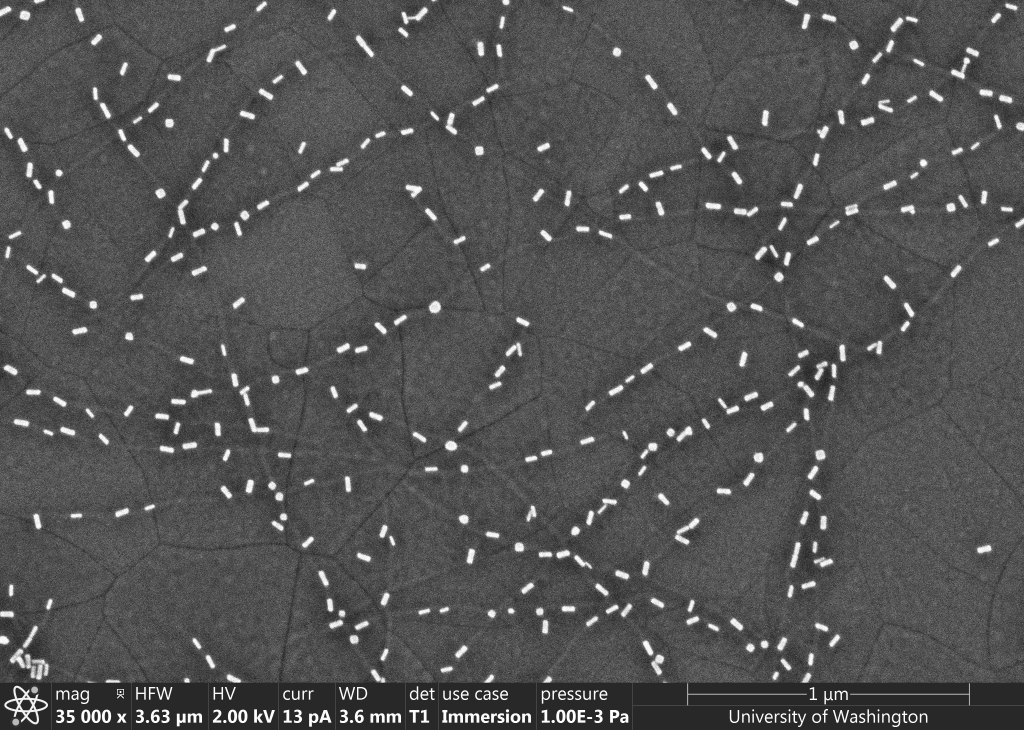
#> input picture trail/sem_1.jpg, 3072 x 2188 px (shown at 1/3 size)
$ jupyter execute --allow-errors Shape-detection.ipynb
#> lines starting #> are read from the running program, lines starting #| are printed output that depends on the picture; after the words box and inside, x2 and y2 are one past the last pixel; in counts of white or black regions, pixels touching at a corner belong together
[cell 1]
import numpy as np
import cv2
import skimage
from skimage import io
import matplotlib.pyplot as plt
from scipy.ndimage import gaussian_filter
from skimage.morphology import reconstruction
from scipy import stats
from statistics import mean
import imutils
from collections import OrderedDict

from skimage.feature import corner_harris, corner_subpix, corner_peaks
from skimage.transform import warp, AffineTransform

[cell 2]
img = cv2.imread('sem_1.jpg',0)
#> img is the input picture: shape (2188, 3072); min 0, max 255, mean 83.3

[cell 3]
def boundary_detection(img, thres = 20):
    '''
    thres: threshold to distinguish the scale bar background with particle background by grey scale
    for now only work for SEM img, needs update if apply to different imgs
    scan from upper to bottom, also needs update if need scan from left to right
    '''
    mode_list = []
    for line in range(len(img)):
        mode = stats.mode(img[line])
        mode_list.append(int(mode[0]))

        if line >= 1:
            mode_mean = mean(mode_list)
            if mode_mean - int(mode[0]) >= thres:
                boundary = line
                break

    return boundary

[cell 4]
def img_cutter(img, thres = 20):
    '''
    Pretreatment for the picture to get a dilated and boundary cutted image
    '''
#> called with thres = 20
    #Pretreatment for the boundary detection
    image = img
    image = gaussian_filter(image, 1)
    seed = np.copy(image)
    seed[1:-1, 1:-1] = image.min()
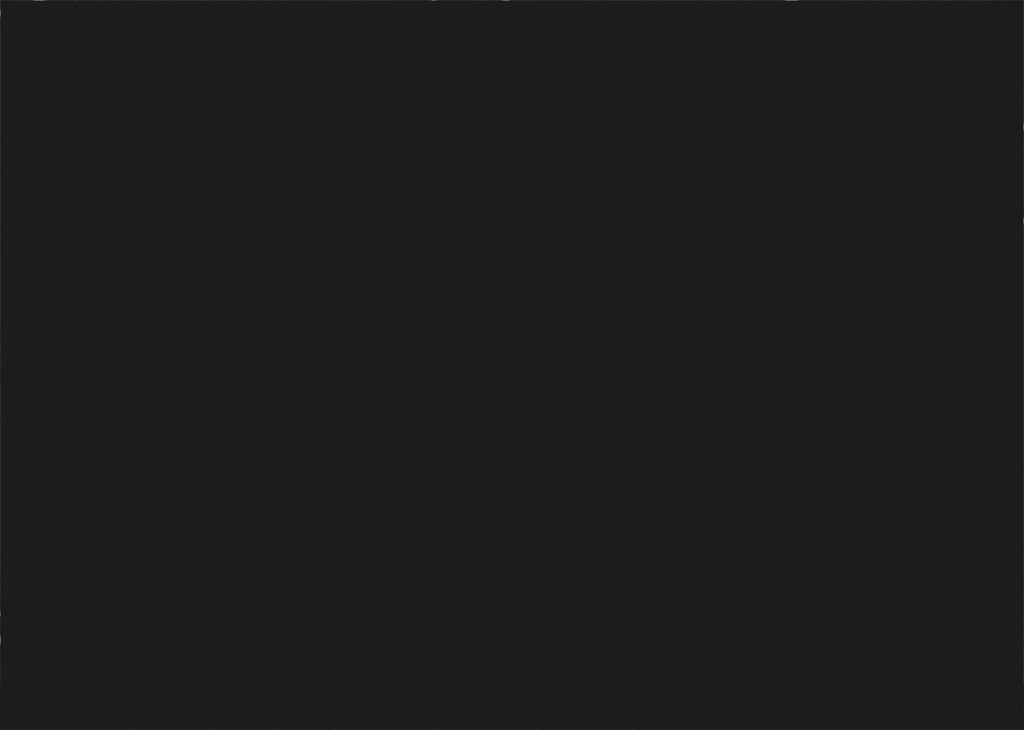
#> seed: shape (2188, 3072) (shown at 1/3 size); min 28, max 251, mean 28.1
    mask = image
    dilated = reconstruction(seed, mask, method='dilation')

    image = mask - dilated
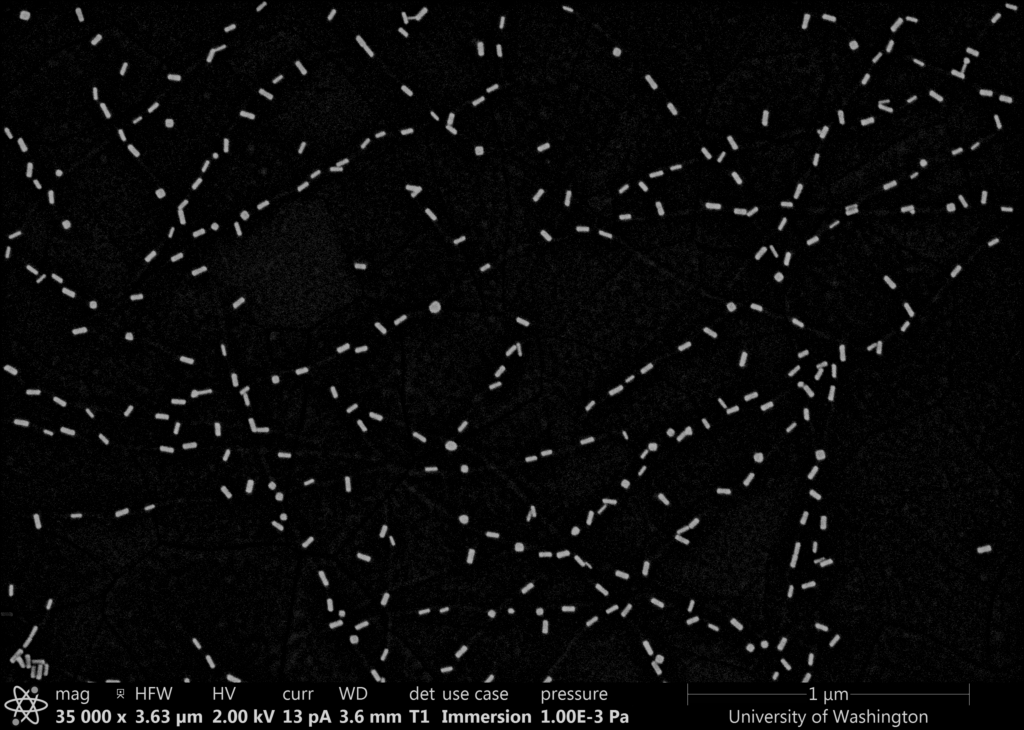
#> image: shape (2188, 3072) float64 (shown at 1/3 size); min 0, max 214, mean 9.4
    bound = boundary_detection(dilated)
#> the loop in boundary_detection, `for line in range(len(img)):` made 2049 passes
#> (mode, mode_mean) on passes 2 to 13: ((78, 128), 75), ((78, 136), 76), ((78, 141), 76.5), ((80, 145), 77.2), ((80, 166), 77.67), ((79, 158), 77.86), ((80, 156), 78.12), ((82, 170), 78.56), ((82, 152), 78.9), ((75, 168), 78.55), ((75, 193), 78.25), ((77, 187), 78.15)
#> mode_mean on passes 61 to 66: 79.11, 79.08, 79.05, 79.02, 78.98, 79.03
#> after the loop in boundary_detection, `for line in range(len(img)):`: mode_list = 2049 values, max 84 at index 258, min 50 at index 2048, mean 79.11
#> bound = 2048
    img_c = image[:bound,:]
    img_c = img_c.astype(np.uint8)

    return img_c

[cell 5]
img_filtered = img_cutter(img)

[cell 6]
io.imshow(img_filtered)

[cell 7]
i = [1,2,3,4,5]
list_1 = [item for item in i if item >= 3]
list_1

[cell 8]
def contour_capture(img,
                    kernel = cv2.getStructuringElement(cv2.MORPH_ELLIPSE,(9,9)),
                    noise_factor = 4,
                    thresh_method = cv2.THRESH_BINARY,
                    contour_thresh = 30):
    '''
    The function captures the contours from the given imgs
    Returns contours and dilated img
    '''
#> called with kernel = array of shape (9, 9), noise_factor = 4, thresh_method = 0, contour_thresh = 30
    #img dilation
    dilated = cv2.dilate(img, kernel)
#> dilated: shape (2048, 3072)
    _, threshold = cv2.threshold(dilated, dilated.max()/4, dilated.max(), thresh_method)
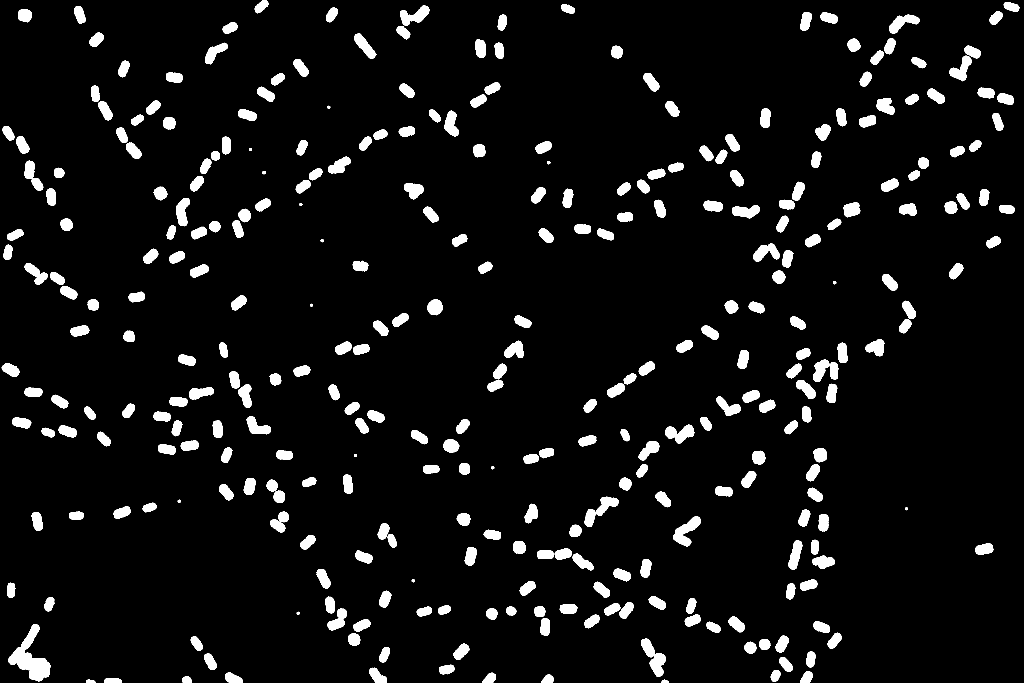
#> threshold: shape (2048, 3072) (shown at 1/3 size); values 0 (black) and 183 (white), 6.3% white; 329 white regions
    contours, _=cv2.findContours(threshold, cv2.RETR_TREE, cv2.CHAIN_APPROX_SIMPLE)
#> contours = 337 contours, 8 with area under 20; largest, box (x1, y1, x2, y2) and area: (25, 1872, 152, 2044) 8259, (1923, 1916, 1997, 2031) 3526, (2020, 1549, 2103, 1639) 3174, (1200, 16, 1288, 77) 2567, (2667, 44, 2759, 102) 2350
    contours = [contour for contour in contours if len(contour) >= contour_thresh]
#> contours = 311 contours; largest, box (x1, y1, x2, y2) and area: (25, 1872, 152, 2044) 8259, (1923, 1916, 1997, 2031) 3526, (2020, 1549, 2103, 1639) 3174, (1200, 16, 1288, 77) 2567, (2667, 44, 2759, 102) 2350

    return contours, dilated

[cell 9]
contours, dilated = contour_capture(img_filtered)

[cell 10]
def contour_summary(contours, hull = False):
    '''
    The function returns a summary based on the contour calculation
    '''
#> called with hull = False
    contour_list = []

    for cnt in contours:
        '''
        More: add information for particle segmentation and area calculation
        output: shapetype, particle #, area of individuals
        '''
        if hull == False:
            contour_list.append(len(cnt))
        elif hull == True:
            approx = cv2.approxPolyDP(cnt, 0.01 * cv2.arcLength(cnt, True), True) #Tunning needed for the coeffecients
            hull = cv2.convexHull(approx)
            contour_list.append(len(hull))
#> after the loop, contour_list = 311 values, max 313 at index 19, min 35 at index 0, mean 73.95; hull = False

    print(len(contour_list))
#| 311
    plt.hist(contour_list)

    return

[cell 11]
contour_summary(contours)
#> figure, not shown here; tallest bar 206 high, from x = 62.8 to 90.6

[cell 12]
def shape_radar(contours, dilated, noise_factor = 4, thresh_mono = 30, thresh_di = 90, thres_poly = 130):
    '''
    Takes input from contour_capture
    return a annotated img from setted threshold
    '''
#> called with noise_factor = 4, thresh_mono = 30, thresh_di = 90, thres_poly = 130

    #Create plot, copy the img and convert into color scale
    plt.figure(figsize=(20,16))
    dilated_c = dilated.copy()
    dilated_c = cv2.cvtColor(dilated_c,cv2.COLOR_GRAY2RGB)


    for c in contours:
        rect = cv2.minAreaRect(c)
        box = cv2.boxPoints(rect)
        box = np.int0(box)

        # [4 lines of commented-out code are left out]
        if len(c) <= thresh_di and len(c) > thresh_mono:
            #cv2.putText(dilated_c, str(len(c)), (c[0][0][0], c[0][0][1]), cv2.FONT_HERSHEY_SIMPLEX,1,(255,255,255), 5) #Use str(len(c)) instead of text
            cv2.drawContours(dilated_c, [box], 0, (255, 255, 255), 3)
        elif len(c) > thresh_di and len(c) <= thres_poly:
            cv2.putText(dilated_c, 'dimer', (c[0][0][0], c[0][0][1]), cv2.FONT_HERSHEY_SIMPLEX,1,(255, 0, 0), 3) #Use str(len(c)) instead of text
            cv2.drawContours(dilated_c, [box], 0, (255, 0, 0), 3)
        elif len(c) > thres_poly:
            cv2.putText(dilated_c, 'polymer', (c[0][0][0], c[0][0][1]), cv2.FONT_HERSHEY_SIMPLEX,1,(0, 255, 0), 3) #Use str(len(c)) instead of text
            cv2.drawContours(dilated_c, [box], 0, (0, 255, 0), 3)
#> this loop made 311 passes
#> (rect, box) on passes 1 to 3: (((1642, 2035), (24, 36), -90), [[1660, 2047], [1624, 2047], [1624, 2023], [1660, 2023]]), (((1467.5, 2032.5), (29, 39), -90), [[1487, 2047], [1448, 2047], [1448, 2018], [1487, 2018]]), (((699.9, 2037.7), (28.17, 55.9), -63.43), [[718, 2062], [668, 2037], [681, 2012], [731, 2037]])
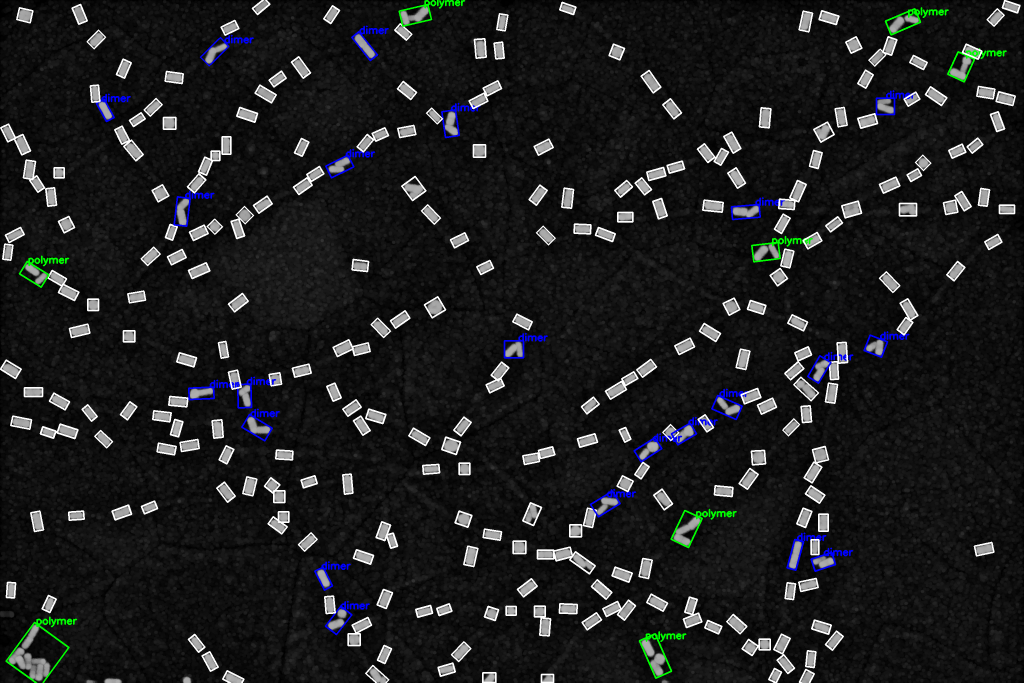
#> dilated_c: shape (2048, 3072, 3) (shown at 1/3 size); mean B, G, R 31.7, 30.8, 29.9

    return dilated_c

[cell 13]
img_shape = shape_radar(contours, dilated)

[cell 14]
plt.figure(figsize=(20,16))
io.imshow(img_shape)

# Adapted from partycool_my

[cell 15]
def area_summary(contours):
    areas = [cv2.contourArea(contour) for contour in contours]
#> areas = 311 values, max 8259 at index 19, min 570.5 at index 239, mean 1208.4
    #output of area will be a 2D array

    #plotting function
    plt.figure(figsize=(8, 6))
    _ = plt.hist(areas, bins=40, color='gray')
    plt.xlabel('Area of Au NRs (pixel^2)', fontsize=16)
    plt.ylabel('Count', fontsize=16)
    plt.xticks(fontsize=14)
    plt.yticks(fontsize=14)
    print("Total # of Au Particles :\n", len(areas))
#| Total # of Au Particles :
#|  311

    return

[cell 16]
area_summary(contours)
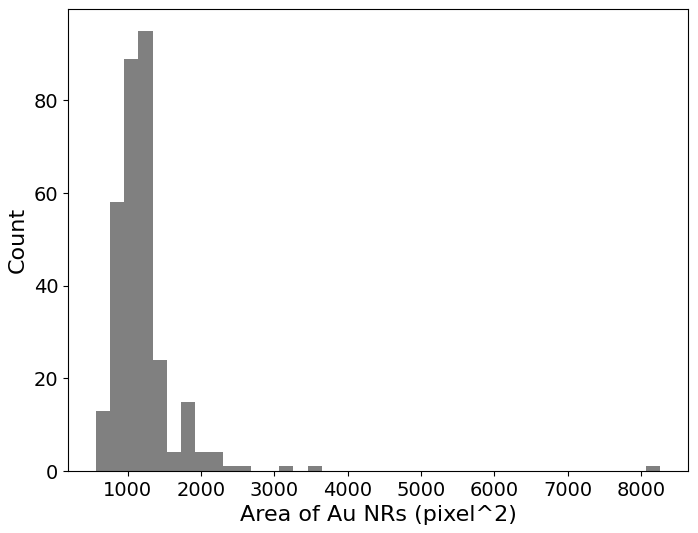
#> figure drawn by matplotlib, 1 panel; tallest bar 95 high, from x = 1147.1 to 1339.4

[cell 17]
def aspect_ratio(contours):
    aspectratio = []
    #Get rect area from the contours
    for i in range(0,len(contours)):
        x,y,w,h = cv2.boundingRect(contours[i])
        aspect_ratio = float(w)/h
        aspectratio.append(aspect_ratio)
#> this loop made 311 passes
#> (x, y, w, h, aspect_ratio) on passes 1 to 3: (1624, 2023, 37, 25, 1.48), (1448, 2018, 40, 30, 1.33), (675, 2016, 53, 32, 1.66)
#> after the loop, aspectratio = 311 values, max 2.1 at index 205, min 0.475 at index 152, mean 1.06

    #plotting the aspect ratio of Au NRs
    plt.figure(figsize=(8, 6))
    _ = plt.hist(aspectratio, bins=40, color='gray')
    plt.xlabel('Aspect Ratio of Au NRs', fontsize=16)
    plt.ylabel('Count', fontsize=16)
    plt.xticks(fontsize=14)
    plt.yticks(fontsize=14)
    print("Total # of Au Particles :\n", len(aspectratio))
#| Total # of Au Particles :
#|  311

    return

[cell 18]
aspect_ratio(contours)
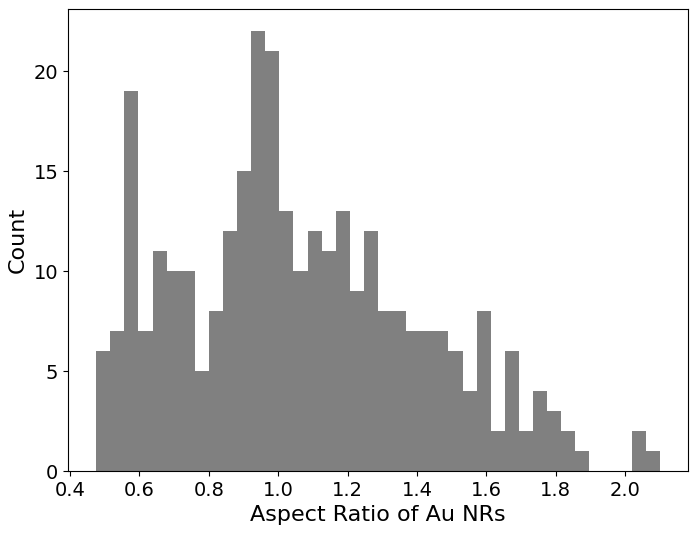
#> figure drawn by matplotlib, 1 panel; tallest bar 22 high, from x = 0.922 to 0.963

[cell 19]
def angle_summary(contours):
    #calculating angle of Au NRs (from Maxim page)
    dictionary = OrderedDict()
    com_arr = np.empty((0, 2))
    angles = []
    for cnt in contours:
        try:
            (com), _, angle = cv2.fitEllipse(cnt)
        except:
            continue
        com = np.array(com)
        com_arr = np.append(com_arr, [com], axis=0)
        angles.append(angle)
#> this loop made 311 passes
#> (com, angle) on passes 4 to 6: ([2419, 2036.1], 30.45), ([2326.3, 2026.8], 25.19), ([1135, 2032.9], 137.6)

    #Plotting functions
    plt.figure(figsize=(8, 6))
    _ = plt.hist(angles, bins=40, color='gray')
    plt.xlabel('Au Particles Orientation (°)', fontsize=16)
    plt.ylabel('Count', fontsize=16)
    plt.xticks(fontsize=14)
    plt.yticks(fontsize=14)
    print("Total # of Au Particles :\n", len(angles))
#| Total # of Au Particles :
#|  311

    return

[cell 20]
angle_summary(contours)
#> figure, not shown here; tallest bar 16 high, from x = 63.99 to 68.45

# Below are trails

[cell 21]
def corner_detection(sem_data):
    """
    This function is used to find the length pixel of the scale bar.
    The imput should be just bottom part of the initial SEM image.
    This function uses the return result of boundary_detection.
    """
    #find the bottom part of the SEM image. Here we used the return refunction
    ime = sem_data

    tform = AffineTransform()
    image = warp(ime,tform.inverse)
#> image: shape (2048, 3072) float64
    coords = corner_peaks(corner_harris(image, k=0.1, sigma=3))
    coords_subpix = corner_subpix(image, coords)
    #get the length of the scale bar
    length_scale_bar = abs(coords[0][1] - coords[1][1])
    #plot
    fig, ax = plt.subplots(figsize=(15,15))
    ax.imshow(image, cmap=plt.cm.gray)
    ax.plot(coords[:, 1], coords[:, 0], color='cyan', marker='o',
            linestyle='None', markersize=6)
    #ax.plot(coords_subpix[:, 1], coords_subpix[:, 0], '+r', markersize=10)
    plt.show()
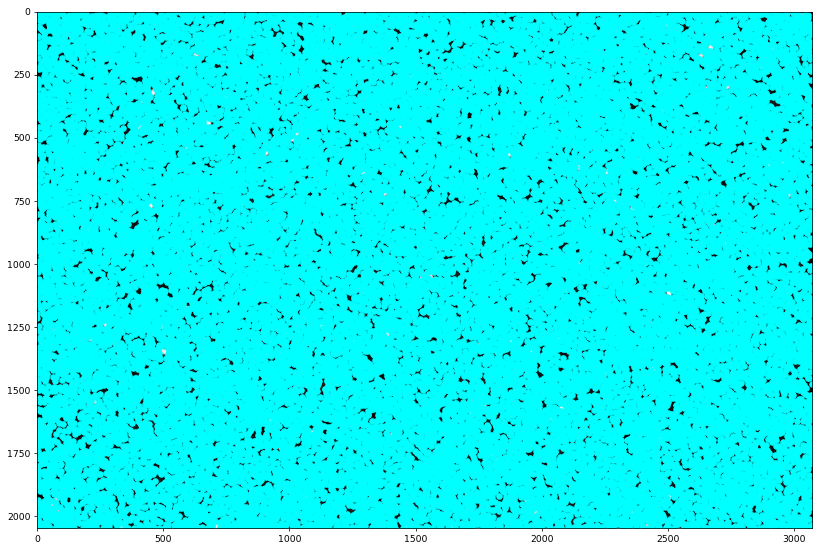
#> figure drawn by matplotlib, 1 panel
    return length_scale_bar

[cell 22]
corner_detection(dilated)
#> Out = 153
